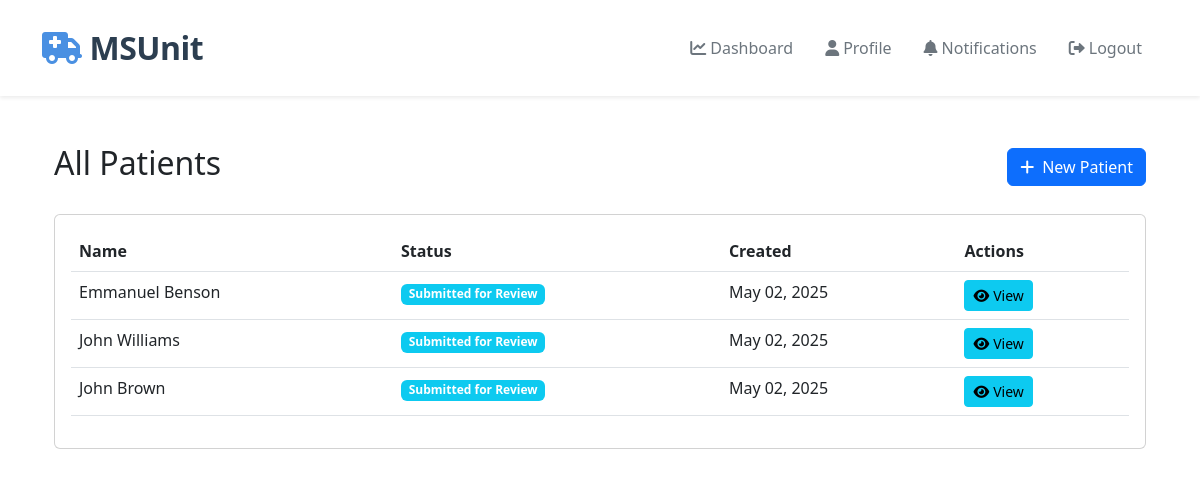
Page /technician/patients/ (signed in) on the committed database.
### technician/models.py (models this page shows, shortened)
class Patient(models.Model):
    STATUS_CHOICES = [
        ('NEW', 'New'),
        ('SUBMITTED', 'Submitted for Review'),
        ('REVIEWED', 'Under Review'),
        ('DIAGNOSED', 'Diagnosed'),
        ('DISCHARGED', 'Discharged'),
    ]
    GENDER_CHOICES = [
        ('M', 'Male'),
        ('F', 'Female'),
        ('O', 'Other'),
    ]
    first_name = models.CharField(max_length=100)
    last_name = models.CharField(max_length=100)
    date_of_birth = models.DateField()
    gender = models.CharField(max_length=1, choices=GENDER_CHOICES)
    contact_number = models.CharField(max_length=15, blank=True)
    address = models.TextField(blank=True)
    emergency_contact_name = models.CharField(max_length=100, blank=True)
    emergency_contact_number = models.CharField(max_length=15, blank=True)
    medical_history = models.TextField(blank=True)
    current_medications = models.TextField(blank=True)
    allergies = models.TextField(blank=True)
    blood_pressure_systolic = models.IntegerField(validators=[MinValueValidator(0), MaxValueValidator(300)])
    blood_pressure_diastolic = models.IntegerField(validators=[MinValueValidator(0), MaxValueValidator(200)])
    heart_rate = models.IntegerField(validators=[MinValueValidator(0), MaxValueValidator(300)])
    respiratory_rate = models.IntegerField(validators=[MinValueValidator(0), MaxValueValidator(100)])
    temperature = models.DecimalField(max_digits=4, decimal_places=1)
    oxygen_saturation = models.IntegerField(validators=[MinValueValidator(0), MaxValueValidator(100)])
    glasgow_coma_scale = models.IntegerField(validators=[MinValueValidator(3), MaxValueValidator(15)])
    chief_complaint = models.TextField()
    notes = models.TextField(blank=True)
    nihss = models.TextField(blank=True, help_text="National Institutes of Health Stroke Scale score and details")
    status = models.CharField(max_length=20, choices=STATUS_CHOICES, default='NEW')
    technician = models.ForeignKey(User, on_delete=models.CASCADE, related_name='patients')
    created_at = models.DateTimeField(auto_now_add=True)
    updated_at = models.DateTimeField(auto_now=True)
    class Meta:
        ordering = ['-created_at']

### technician/views.py (the view)
# urls.py: path('patients/', views.patient_list, name='patient_list'),
@login_required
@user_passes_test(is_technician)
def patient_list(request):
    patients = Patient.objects.filter(technician=request.user).order_by('-created_at')
    paginator = Paginator(patients, 10)
    page_number = request.GET.get('page')
    page_obj = paginator.get_page(page_number)
    return render(request, 'technician/patient_list.html', {'page_obj': page_obj})

### technician/templates/technician/patient_list.html (shortened to what this page needs)
{% extends 'base.html' %}
{% load static %}
{% block content %}
<div class="container py-4">
    <div class="row mb-4">
        <div class="col-md-12">
            <div class="d-flex justify-content-between align-items-center">
                <h2>
                    {% if status %}
                        {{ status|title }} Cases
                    {% else %}
                        All Patients
                    {% endif %}
                </h2>
                <a href="{% url 'technician:patient_create' %}" class="btn btn-primary">
                    <i class="fas fa-plus me-2"></i>New Patient
                </a>
            </div>
        </div>
    </div>
    <div class="card">
        <div class="card-body">
            {% if page_obj %}
            <div class="table-responsive">
                <table class="table table-hover">
                    <thead>
                        <tr>
                            <th>Name</th>
                            <th>Status</th>
                            <th>Created</th>
                            <th>Actions</th>
                        </tr>
                    </thead>
                    <tbody>
                        {% for patient in page_obj %}
                        <tr>
                            <td>{{ patient.first_name }} {{ patient.last_name }}</td>
                            <td>
                                <span class="badge {% if patient.status == 'NEW' %}bg-warning
                                    {% elif patient.status == 'SUBMITTED' %}bg-info
                                    {% elif patient.status == 'DIAGNOSED' %}bg-success
                                    {% else %}bg-secondary{% endif %}">
                                    {{ patient.get_status_display }}
                                </span>
                            </td>
                            <td>{{ patient.created_at|date:"M d, Y" }}</td>
                            <td>
                                <div class="btn-group">
                                    <a href="{% url 'technician:patient_detail' pk=patient.pk %}" class="btn btn-sm btn-info">
                                        <i class="fas fa-eye me-1"></i>View
                                    </a>
                                </div>
                            </td>
                        </tr>
                        {% empty %}
                        <tr>
                            <td colspan="4" class="text-center">No patients found.</td>
                        </tr>
                        {% endfor %}
                    </tbody>
                </table>
            </div>
            {% else %}
            <p class="text-muted text-center mb-0">No patients found. Click "New Patient" to add one.</p>
            {% endif %}
        </div>
    </div>
</div>
{% endblock %}

### rows in the picture
Patient: first_name "Emmanuel", last_name "Benson", status "Submitted for Review", created_at "May 02, 2025"
Patient: first_name "John", last_name "Williams", status "Submitted for Review", created_at "May 02, 2025"
Patient: first_name "John", last_name "Brown", status "Submitted for Review", created_at "May 02, 2025"
